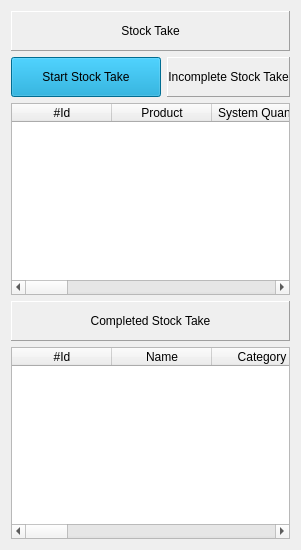
        <widget class="QWidget" name="prd06">
         <layout class="QVBoxLayout" name="verticalLayout_39">
          <item>
           <widget class="QLabel" name="label_217">
            <property name="minimumSize">
             <size>
              <width>0</width>
              <height>40</height>
             </size>
            </property>
            <property name="styleSheet">
             <string notr="true"/>
            </property>
            <property name="frameShape">
             <enum>QFrame::Panel</enum>
            </property>
            <property name="frameShadow">
             <enum>QFrame::Raised</enum>
            </property>
            <property name="text">
             <string>Stock Take</string>
            </property>
            <property name="alignment">
             <set>Qt::AlignCenter</set>
            </property>
           </widget>
          </item>
          <item>
           <layout class="QHBoxLayout" name="horizontalLayout_56">
            <item>
             <widget class="QPushButton" name="btn_stock_take">
              <property name="minimumSize">
               <size>
                <width>150</width>
                <height>40</height>
               </size>
              </property>
              <property name="maximumSize">
               <size>
                <width>150</width>
                <height>40</height>
               </size>
              </property>
              <property name="styleSheet">
               <string notr="true">background-color: #0099cc;</string>
              </property>
              <property name="text">
               <string>Start Stock Take</string>
              </property>
              <property name="icon">
               <iconset>
                <normaloff>:/products/sttake.png</normaloff>:/products/sttake.png</iconset>
              </property>
              <property name="iconSize">
               <size>
                <width>32</width>
                <height>32</height>
               </size>
              </property>
             </widget>
            </item>
            <item>
             <widget class="QLabel" name="label_216">
              <property name="minimumSize">
               <size>
                <width>0</width>
                <height>40</height>
               </size>
              </property>
              <property name="styleSheet">
               <string notr="true"/>
              </property>
              <property name="frameShape">
               <enum>QFrame::Panel</enum>
              </property>
              <property name="frameShadow">
               <enum>QFrame::Raised</enum>
              </property>
              <property name="text">
               <string>Incomplete Stock Take</string>
              </property>
              <property name="alignment">
               <set>Qt::AlignCenter</set>
              </property>
             </widget>
            </item>
           </layout>
          </item>
          <item>
           <widget class="QTableWidget" name="tw_all_products_2">
            <property name="styleSheet">
             <string notr="true"/>
            </property>
            <column>
             <property name="text">
              <string>#Id</string>
             </property>
            </column>
            <column>
             <property name="text">
              <string>Product</string>
             </property>
            </column>
            <column>
             <property name="text">
              <string>System Quantity</string>
             </property>
            </column>
            <column>
             <property name="text">
              <string>Stock Quantity</string>
             </property>
            </column>
            <column>
             <property name="text">
              <string>Barcode</string>
             </property>
            </column>
            <column>
             <property name="text">
              <string>Short Code</string>
             </property>
            </column>
            <column>
             <property name="text">
              <string>Units</string>
             </property>
            </column>
            <column>
             <property name="text">
              <string>Wholesale Price</string>
             </property>
            </column>
            <column>
             <property name="text">
              <string>Retail Price</string>
             </property>
            </column>
            <column>
             <property name="text">
              <string>Reward</string>
             </property>
            </column>
            <column>
             <property name="text">
              <string>Discount</string>
             </property>
            </column>
            <column>
             <property name="text">
              <string>View/Edit</string>
             </property>
            </column>
           </widget>
          </item>
          <item>
           <layout class="QHBoxLayout" name="horizontalLayout_59">
            <item>
             <widget class="QLabel" name="label_218">
              <property name="minimumSize">
               <size>
                <width>0</width>
                <height>40</height>
               </size>
              </property>
              <property name="styleSheet">
               <string notr="true"/>
              </property>
              <property name="frameShape">
               <enum>QFrame::Panel</enum>
              </property>
              <property name="frameShadow">
               <enum>QFrame::Raised</enum>
              </property>
              <property name="text">
               <string>Completed Stock Take</string>
              </property>
              <property name="alignment">
               <set>Qt::AlignCenter</set>
              </property>
             </widget>
            </item>
           </layout>
          </item>
          <item>
           <widget class="QTableWidget" name="tw_all_products_3">
            <property name="styleSheet">
             <string notr="true"/>
            </property>
            <column>
             <property name="text">
              <string>#Id</string>
             </property>
            </column>
            <column>
             <property name="text">
              <string>Name</string>
             </property>
            </column>
            <column>
             <property name="text">
              <string>Category</string>
             </property>
            </column>
            <column>
             <property name="text">
              <string>Zone</string>
             </property>
            </column>
            <column>
             <property name="text">
              <string>Barcode</string>
             </property>
            </column>
            <column>
             <property name="text">
              <string>Short Code</string>
             </property>
            </column>
            <column>
             <property name="text">
              <string>Units</string>
             </property>
            </column>
            <column>
             <property name="text">
              <string>Wholesale Price</string>
             </property>
            </column>
            <column>
             <property name="text">
              <string>Retail Price</string>
             </property>
            </column>
            <column>
             <property name="text">
              <string>Reward</string>
             </property>
            </column>
            <column>
             <property name="text">
              <string>Discount</string>
             </property>
            </column>
            <column>
             <property name="text">
              <string>View/Edit</string>
             </property>
            </column>
           </widget>
          </item>
         </layout>
        </widget>
